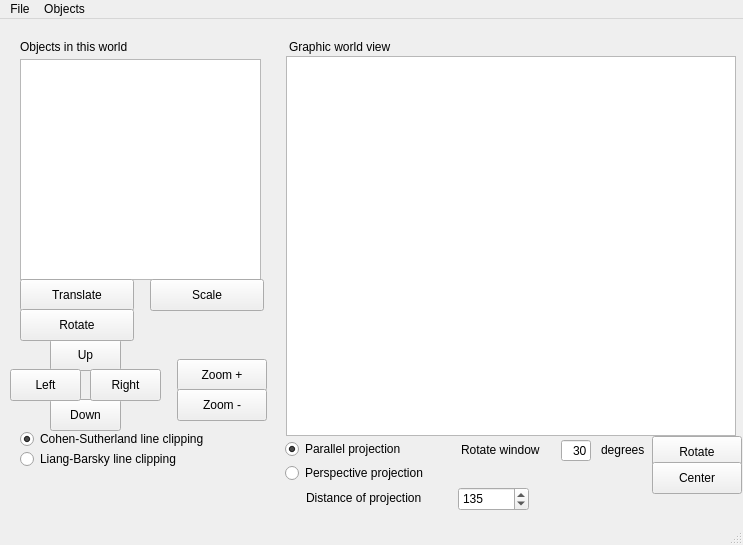
<?xml version="1.0" encoding="UTF-8"?>
<ui version="4.0">
 <class>MainWindow</class>
 <widget class="QMainWindow" name="MainWindow">
  <property name="geometry">
   <rect>
    <x>0</x>
    <y>0</y>
    <width>743</width>
    <height>545</height>
   </rect>
  </property>
  <property name="sizePolicy">
   <sizepolicy hsizetype="Fixed" vsizetype="Fixed">
    <horstretch>0</horstretch>
    <verstretch>0</verstretch>
   </sizepolicy>
  </property>
  <property name="minimumSize">
   <size>
    <width>743</width>
    <height>545</height>
   </size>
  </property>
  <property name="maximumSize">
   <size>
    <width>754</width>
    <height>530</height>
   </size>
  </property>
  <property name="windowTitle">
   <string>AldoCAD - The best of</string>
  </property>
  <widget class="QWidget" name="centralwidget">
   <widget class="QWidget" name="widget" native="true">
    <property name="geometry">
     <rect>
      <x>10</x>
      <y>10</y>
      <width>261</width>
      <height>441</height>
     </rect>
    </property>
    <widget class="QLabel" name="label">
     <property name="geometry">
      <rect>
       <x>10</x>
       <y>10</y>
       <width>141</width>
       <height>16</height>
      </rect>
     </property>
     <property name="text">
      <string>Objects in this world</string>
     </property>
    </widget>
    <widget class="QPushButton" name="up">
     <property name="geometry">
      <rect>
       <x>40</x>
       <y>310</y>
       <width>71</width>
       <height>32</height>
      </rect>
     </property>
     <property name="text">
      <string>Up</string>
     </property>
    </widget>
    <widget class="QPushButton" name="down">
     <property name="geometry">
      <rect>
       <x>40</x>
       <y>370</y>
       <width>71</width>
       <height>32</height>
      </rect>
     </property>
     <property name="text">
      <string>Down</string>
     </property>
    </widget>
    <widget class="QPushButton" name="left">
     <property name="geometry">
      <rect>
       <x>0</x>
       <y>340</y>
       <width>71</width>
       <height>32</height>
      </rect>
     </property>
     <property name="text">
      <string>Left</string>
     </property>
    </widget>
    <widget class="QPushButton" name="right">
     <property name="geometry">
      <rect>
       <x>80</x>
       <y>340</y>
       <width>71</width>
       <height>32</height>
      </rect>
     </property>
     <property name="text">
      <string>Right</string>
     </property>
    </widget>
    <widget class="QPushButton" name="zoomPlus">
     <property name="geometry">
      <rect>
       <x>167</x>
       <y>330</y>
       <width>90</width>
       <height>32</height>
      </rect>
     </property>
     <property name="text">
      <string>Zoom +</string>
     </property>
    </widget>
    <widget class="QPushButton" name="zoomMinus">
     <property name="geometry">
      <rect>
       <x>167</x>
       <y>360</y>
       <width>90</width>
       <height>32</height>
      </rect>
     </property>
     <property name="text">
      <string>Zoom -</string>
     </property>
    </widget>
    <widget class="QTableWidget" name="objectsTable">
     <property name="geometry">
      <rect>
       <x>10</x>
       <y>30</y>
       <width>241</width>
       <height>221</height>
      </rect>
     </property>
     <property name="editTriggers">
      <set>QAbstractItemView::NoEditTriggers</set>
     </property>
     <property name="selectionMode">
      <enum>QAbstractItemView::SingleSelection</enum>
     </property>
     <property name="selectionBehavior">
      <enum>QAbstractItemView::SelectRows</enum>
     </property>
    </widget>
    <widget class="QPushButton" name="translate">
     <property name="geometry">
      <rect>
       <x>10</x>
       <y>250</y>
       <width>114</width>
       <height>32</height>
      </rect>
     </property>
     <property name="text">
      <string>Translate</string>
     </property>
    </widget>
    <widget class="QPushButton" name="rotate">
     <property name="geometry">
      <rect>
       <x>10</x>
       <y>280</y>
       <width>114</width>
       <height>32</height>
      </rect>
     </property>
     <property name="text">
      <string>Rotate</string>
     </property>
    </widget>
    <widget class="QPushButton" name="scale">
     <property name="geometry">
      <rect>
       <x>140</x>
       <y>250</y>
       <width>114</width>
       <height>32</height>
      </rect>
     </property>
     <property name="text">
      <string>Scale</string>
     </property>
    </widget>
    <widget class="QRadioButton" name="cohenSutherlandClipping">
     <property name="geometry">
      <rect>
       <x>10</x>
       <y>400</y>
       <width>241</width>
       <height>20</height>
      </rect>
     </property>
     <property name="text">
      <string>Cohen-Sutherland line clipping</string>
     </property>
     <property name="checked">
      <bool>true</bool>
     </property>
    </widget>
    <widget class="QRadioButton" name="liangBarskyClipping">
     <property name="geometry">
      <rect>
       <x>10</x>
       <y>420</y>
       <width>241</width>
       <height>20</height>
      </rect>
     </property>
     <property name="text">
      <string>Liang-Barsky line clipping</string>
     </property>
    </widget>
   </widget>
   <widget class="QWidget" name="widget_2" native="true">
    <property name="geometry">
     <rect>
      <x>279</x>
      <y>10</y>
      <width>470</width>
      <height>490</height>
     </rect>
    </property>
    <widget class="QLabel" name="label_2">
     <property name="geometry">
      <rect>
       <x>10</x>
       <y>10</y>
       <width>131</width>
       <height>16</height>
      </rect>
     </property>
     <property name="text">
      <string>Graphic world view</string>
     </property>
    </widget>
    <widget class="QGraphicsView" name="worldView">
     <property name="geometry">
      <rect>
       <x>7</x>
       <y>27</y>
       <width>450</width>
       <height>380</height>
      </rect>
     </property>
     <property name="focusPolicy">
      <enum>Qt::NoFocus</enum>
     </property>
     <property name="verticalScrollBarPolicy">
      <enum>Qt::ScrollBarAlwaysOff</enum>
     </property>
     <property name="horizontalScrollBarPolicy">
      <enum>Qt::ScrollBarAlwaysOff</enum>
     </property>
     <property name="interactive">
      <bool>false</bool>
     </property>
     <property name="sceneRect">
      <rectf>
       <x>0.000000000000000</x>
       <y>0.000000000000000</y>
       <width>430.000000000000000</width>
       <height>360.000000000000000</height>
      </rectf>
     </property>
     <property name="transformationAnchor">
      <enum>QGraphicsView::NoAnchor</enum>
     </property>
     <property name="viewportUpdateMode">
      <enum>QGraphicsView::MinimalViewportUpdate</enum>
     </property>
    </widget>
    <widget class="QPushButton" name="rotateWorld">
     <property name="geometry">
      <rect>
       <x>373</x>
       <y>407</y>
       <width>90</width>
       <height>32</height>
      </rect>
     </property>
     <property name="text">
      <string>Rotate</string>
     </property>
    </widget>
    <widget class="QLineEdit" name="worldDegrees">
     <property name="geometry">
      <rect>
       <x>282</x>
       <y>411</y>
       <width>30</width>
       <height>21</height>
      </rect>
     </property>
     <property name="text">
      <string>30</string>
     </property>
     <property name="alignment">
      <set>Qt::AlignRight|Qt::AlignTrailing|Qt::AlignVCenter</set>
     </property>
    </widget>
    <widget class="QLabel" name="label_3">
     <property name="geometry">
      <rect>
       <x>182</x>
       <y>411</y>
       <width>100</width>
       <height>20</height>
      </rect>
     </property>
     <property name="text">
      <string>Rotate window</string>
     </property>
    </widget>
    <widget class="QLabel" name="label_4">
     <property name="geometry">
      <rect>
       <x>322</x>
       <y>411</y>
       <width>50</width>
       <height>20</height>
      </rect>
     </property>
     <property name="text">
      <string>degrees</string>
     </property>
    </widget>
    <widget class="QPushButton" name="center">
     <property name="geometry">
      <rect>
       <x>373</x>
       <y>433</y>
       <width>90</width>
       <height>32</height>
      </rect>
     </property>
     <property name="text">
      <string>Center</string>
     </property>
    </widget>
    <widget class="QRadioButton" name="parallel">
     <property name="geometry">
      <rect>
       <x>6</x>
       <y>410</y>
       <width>141</width>
       <height>20</height>
      </rect>
     </property>
     <property name="text">
      <string>Parallel projection</string>
     </property>
     <property name="checked">
      <bool>true</bool>
     </property>
    </widget>
    <widget class="QRadioButton" name="perspective">
     <property name="geometry">
      <rect>
       <x>6</x>
       <y>434</y>
       <width>171</width>
       <height>20</height>
      </rect>
     </property>
     <property name="text">
      <string>Perspective projection</string>
     </property>
    </widget>
    <widget class="QSpinBox" name="dop">
     <property name="geometry">
      <rect>
       <x>179</x>
       <y>458</y>
       <width>71</width>
       <height>24</height>
      </rect>
     </property>
     <property name="maximum">
      <number>999999</number>
     </property>
     <property name="value">
      <number>135</number>
     </property>
    </widget>
    <widget class="QLabel" name="label_5">
     <property name="geometry">
      <rect>
       <x>27</x>
       <y>461</y>
       <width>140</width>
       <height>16</height>
      </rect>
     </property>
     <property name="text">
      <string>Distance of projection</string>
     </property>
    </widget>
   </widget>
  </widget>
  <widget class="QMenuBar" name="menubar">
   <property name="geometry">
    <rect>
     <x>0</x>
     <y>0</y>
     <width>743</width>
     <height>22</height>
    </rect>
   </property>
   <widget class="QMenu" name="menuFile">
    <property name="title">
     <string>File</string>
    </property>
    <addaction name="actionLoad_file"/>
    <addaction name="separator"/>
    <addaction name="actionExit"/>
   </widget>
   <widget class="QMenu" name="menuObjects">
    <property name="title">
     <string>Objects</string>
    </property>
    <addaction name="actionClear_world"/>
    <addaction name="separator"/>
    <addaction name="actionAdd_point"/>
    <addaction name="actionAdd_line"/>
    <addaction name="actionAdd_polygon"/>
    <addaction name="actionAdd_BSpline"/>
    <addaction name="actionAdd_object_3D"/>
    <addaction name="actionAdd_surface"/>
   </widget>
   <addaction name="menuFile"/>
   <addaction name="menuObjects"/>
  </widget>
  <widget class="QStatusBar" name="statusbar"/>
  <action name="actionClear_world">
   <property name="text">
    <string>Clear world</string>
   </property>
  </action>
  <action name="action">
   <property name="text">
    <string>-</string>
   </property>
  </action>
  <action name="actionAdd_point">
   <property name="text">
    <string>Add point</string>
   </property>
  </action>
  <action name="actionAdd_line">
   <property name="text">
    <string>Add line</string>
   </property>
  </action>
  <action name="actionAdd_polygon">
   <property name="text">
    <string>Add polygon</string>
   </property>
  </action>
  <action name="actionLoad_file">
   <property name="text">
    <string>Load file...</string>
   </property>
  </action>
  <action name="actionExit">
   <property name="text">
    <string>Exit</string>
   </property>
  </action>
  <action name="actionAdd_BSpline">
   <property name="text">
    <string>Add B-Spline</string>
   </property>
  </action>
  <action name="actionAdd_object_3D">
   <property name="text">
    <string>Add object 3D</string>
   </property>
  </action>
  <action name="actionAdd_surface">
   <property name="text">
    <string>Add amazing surface</string>
   </property>
  </action>
 </widget>
 <resources/>
 <connections/>
</ui>
